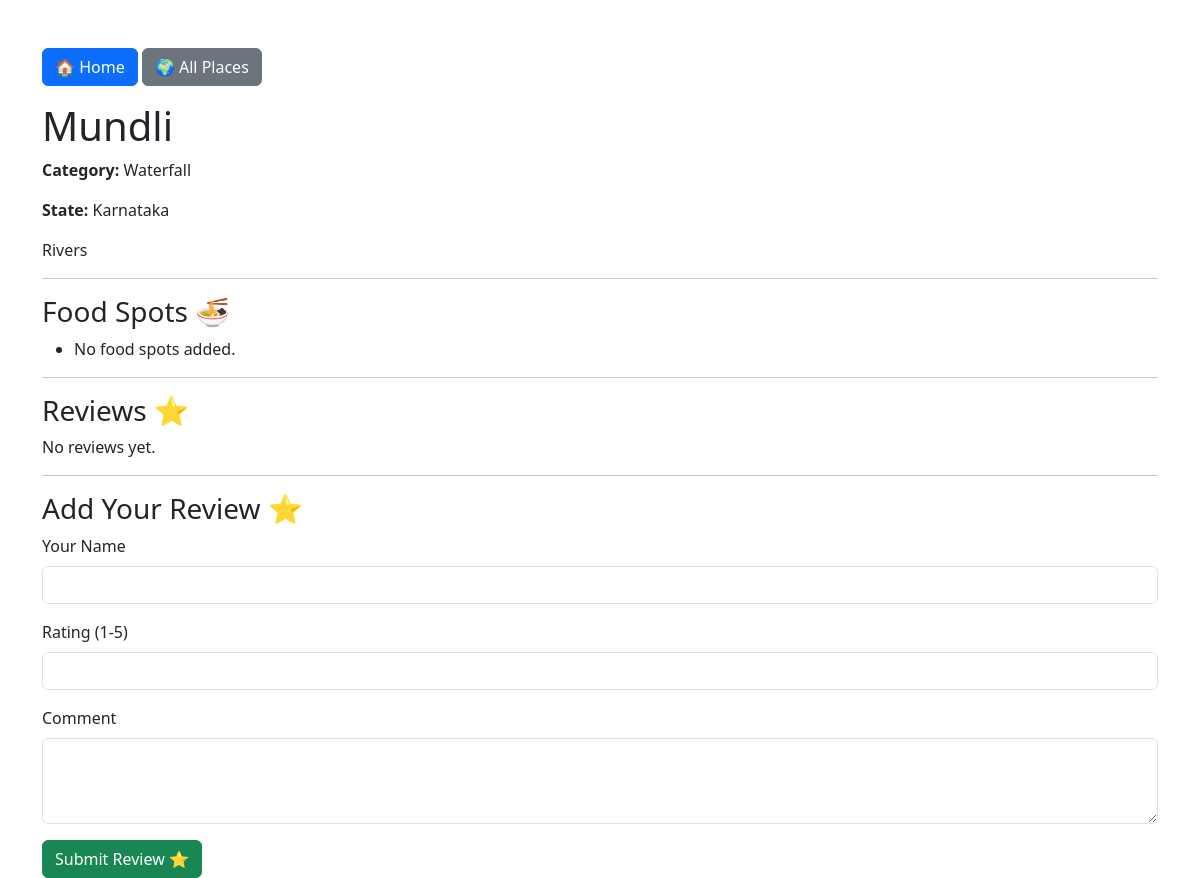
Page /places/3/ on the committed database.
### places/models.py (models this page shows, shortened)
class Place(models.Model):
    CATEGORY_CHOICES = [
        ('Forest', 'Forest'),
        ('Mountain', 'Mountain'),
        ('Temple', 'Temple'),
        ('Beach', 'Beach'),
        ('Waterfall', 'Waterfall'),
        ('Historical', 'Historical'),
        ('Food', 'Food Destination'),
    ]
    name = models.CharField(max_length=100)
    state = models.CharField(max_length=100)
    description = models.TextField()
    category = models.CharField(
        max_length=50,
        choices=CATEGORY_CHOICES,
        default='Forest'
    )
    image = models.ImageField(
        upload_to='places/',
        blank=True,
        null=True
    )

### places/views.py (the view, shortened to what this page needs)
def place_detail(request, place_id):
    place = get_object_or_404(Place, id=place_id)
    return render(
        request,
        "places/place_detail.html",
        {
            "place": place,
        },
    )

### places/templates/places/place_detail.html (shortened to what this page needs)
<!DOCTYPE html>
<html>
<head>
    <link href="https://cdn.jsdelivr.net/npm/bootstrap@5.3.7/dist/css/bootstrap.min.css" rel="stylesheet">
</head>
<body>
<div class="container mt-5">
    <div class="mb-3">
        <a href="/" class="btn btn-primary">🏠 Home</a>
        <a href="/places/" class="btn btn-secondary">🌍 All Places</a>
    </div>
    <h1>{{ place.name }}</h1>
    <p>
        <strong>Category:</strong>
        {{ place.category }}
    </p>
    <p>
        <strong>State:</strong>
        {{ place.state }}
    </p>
    <p>
        {{ place.description }}
    </p>
    <hr>
    <h3>Food Spots 🍜</h3>
    <ul>
        {% for food in place.foodspot_set.all %}
            <li>
                {{ food.name }} -
                {{ food.special_food }} -
                ₹{{ food.price }}
            </li>
        {% empty %}
            <li>No food spots added.</li>
        {% endfor %}
    </ul>
    <hr>
    <h3>Reviews ⭐</h3>
    {% for review in place.review_set.all %}
        <div class="card mb-3">
            <div class="card-body">
                <h5>
                    {{ review.user_name }}
                    {% if review.user_name == "Sharan" %}
                        🚶 Traveler
                    {% endif %}
                    ({{ review.rating }}/5)
                </h5>
                <p>{{ review.comment }}</p>
            </div>
        </div>
    {% empty %}
        <p>No reviews yet.</p>
    {% endfor %}
    <hr>
    <h3>Add Your Review ⭐</h3>
    <form method="POST">
        <div class="mb-3">
            <label class="form-label">Your Name</label>
            <input
                type="text"
                name="user_name"
                class="form-control"
                required
            >
        </div>
        <div class="mb-3">
            <label class="form-label">Rating (1-5)</label>
            <input
                type="number"
                name="rating"
                min="1"
                max="5"
                class="form-control"
                required
            >
        </div>
        <div class="mb-3">
            <label class="form-label">Comment</label>
            <textarea
                name="comment"
                class="form-control"
                rows="3"
                required
            ></textarea>
        </div>
        <button type="submit" class="btn btn-success">
            Submit Review ⭐
        </button>
    </form>
</div>
</body>
</html>

### rows in the picture
Place: name "Mundli", category "Waterfall", state "Karnataka", description "Rivers"
